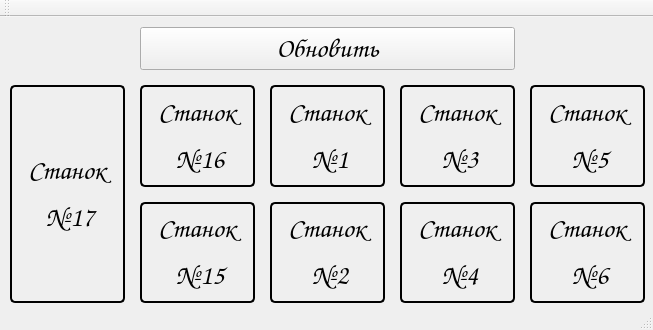
<?xml version="1.0" encoding="UTF-8"?>
<ui version="4.0">
 <class>MainWindow</class>
 <widget class="QMainWindow" name="MainWindow">
  <property name="geometry">
   <rect>
    <x>0</x>
    <y>0</y>
    <width>653</width>
    <height>330</height>
   </rect>
  </property>
  <property name="sizePolicy">
   <sizepolicy hsizetype="Expanding" vsizetype="Expanding">
    <horstretch>0</horstretch>
    <verstretch>0</verstretch>
   </sizepolicy>
  </property>
  <property name="windowTitle">
   <string>Состояние станков цеха №2</string>
  </property>
  <property name="styleSheet">
   <string notr="true"/>
  </property>
  <widget class="QWidget" name="centralWidget">
   <layout class="QGridLayout" name="gridLayout">
    <property name="leftMargin">
     <number>10</number>
    </property>
    <property name="topMargin">
     <number>10</number>
    </property>
    <property name="rightMargin">
     <number>8</number>
    </property>
    <property name="bottomMargin">
     <number>5</number>
    </property>
    <property name="spacing">
     <number>15</number>
    </property>
    <item row="2" column="2">
     <widget class="QLabel" name="label_5">
      <property name="sizePolicy">
       <sizepolicy hsizetype="MinimumExpanding" vsizetype="Minimum">
        <horstretch>0</horstretch>
        <verstretch>0</verstretch>
       </sizepolicy>
      </property>
      <property name="font">
       <font>
        <family>Comic Sans MS</family>
        <pointsize>20</pointsize>
        <weight>50</weight>
        <bold>false</bold>
       </font>
      </property>
      <property name="contextMenuPolicy">
       <enum>Qt::DefaultContextMenu</enum>
      </property>
      <property name="autoFillBackground">
       <bool>false</bool>
      </property>
      <property name="styleSheet">
       <string notr="true">border-style: outset;
border-width: 2px;
border-radius: 5px;
border-color: rgb(0, 0, 0);</string>
      </property>
      <property name="frameShape">
       <enum>QFrame::Panel</enum>
      </property>
      <property name="frameShadow">
       <enum>QFrame::Plain</enum>
      </property>
      <property name="text">
       <string>&lt;html&gt;&lt;head/&gt;&lt;body&gt;&lt;p align=&quot;center&quot;&gt;Станок &lt;/p&gt;&lt;p align=&quot;center&quot;&gt;№2&lt;/p&gt;&lt;/body&gt;&lt;/html&gt;</string>
      </property>
      <property name="textFormat">
       <enum>Qt::AutoText</enum>
      </property>
     </widget>
    </item>
    <item row="0" column="1" colspan="3">
     <widget class="QPushButton" name="pushButton">
      <property name="sizePolicy">
       <sizepolicy hsizetype="Minimum" vsizetype="Fixed">
        <horstretch>0</horstretch>
        <verstretch>0</verstretch>
       </sizepolicy>
      </property>
      <property name="font">
       <font>
        <family>Comic Sans MS</family>
        <pointsize>20</pointsize>
        <stylestrategy>PreferDefault</stylestrategy>
       </font>
      </property>
      <property name="mouseTracking">
       <bool>false</bool>
      </property>
      <property name="tabletTracking">
       <bool>false</bool>
      </property>
      <property name="focusPolicy">
       <enum>Qt::StrongFocus</enum>
      </property>
      <property name="contextMenuPolicy">
       <enum>Qt::NoContextMenu</enum>
      </property>
      <property name="styleSheet">
       <string notr="true">border-width: 2px</string>
      </property>
      <property name="text">
       <string>Обновить</string>
      </property>
      <property name="autoRepeatDelay">
       <number>300</number>
      </property>
      <property name="autoDefault">
       <bool>false</bool>
      </property>
     </widget>
    </item>
    <item row="1" column="4">
     <widget class="QLabel" name="label_8">
      <property name="sizePolicy">
       <sizepolicy hsizetype="MinimumExpanding" vsizetype="Minimum">
        <horstretch>0</horstretch>
        <verstretch>0</verstretch>
       </sizepolicy>
      </property>
      <property name="font">
       <font>
        <family>Comic Sans MS</family>
        <pointsize>20</pointsize>
        <weight>50</weight>
        <bold>false</bold>
       </font>
      </property>
      <property name="contextMenuPolicy">
       <enum>Qt::DefaultContextMenu</enum>
      </property>
      <property name="autoFillBackground">
       <bool>false</bool>
      </property>
      <property name="styleSheet">
       <string notr="true">border-style: outset;
border-width: 2px;
border-radius: 5px;
border-color: rgb(0, 0, 0);</string>
      </property>
      <property name="frameShape">
       <enum>QFrame::Panel</enum>
      </property>
      <property name="frameShadow">
       <enum>QFrame::Plain</enum>
      </property>
      <property name="text">
       <string>&lt;html&gt;&lt;head/&gt;&lt;body&gt;&lt;p align=&quot;center&quot;&gt;Станок &lt;/p&gt;&lt;p align=&quot;center&quot;&gt;№5&lt;/p&gt;&lt;/body&gt;&lt;/html&gt;</string>
      </property>
      <property name="textFormat">
       <enum>Qt::AutoText</enum>
      </property>
     </widget>
    </item>
    <item row="1" column="1">
     <widget class="QLabel" name="label_2">
      <property name="sizePolicy">
       <sizepolicy hsizetype="MinimumExpanding" vsizetype="Minimum">
        <horstretch>0</horstretch>
        <verstretch>0</verstretch>
       </sizepolicy>
      </property>
      <property name="font">
       <font>
        <family>Comic Sans MS</family>
        <pointsize>20</pointsize>
        <weight>50</weight>
        <bold>false</bold>
       </font>
      </property>
      <property name="contextMenuPolicy">
       <enum>Qt::DefaultContextMenu</enum>
      </property>
      <property name="autoFillBackground">
       <bool>false</bool>
      </property>
      <property name="styleSheet">
       <string notr="true">border-style: outset;
border-width: 2px;
border-radius: 5px;
border-color: rgb(0, 0, 0);</string>
      </property>
      <property name="frameShape">
       <enum>QFrame::Panel</enum>
      </property>
      <property name="frameShadow">
       <enum>QFrame::Plain</enum>
      </property>
      <property name="text">
       <string>&lt;html&gt;&lt;head/&gt;&lt;body&gt;&lt;p align=&quot;center&quot;&gt;Станок &lt;/p&gt;&lt;p align=&quot;center&quot;&gt;№16&lt;/p&gt;&lt;/body&gt;&lt;/html&gt;</string>
      </property>
      <property name="textFormat">
       <enum>Qt::AutoText</enum>
      </property>
     </widget>
    </item>
    <item row="2" column="4">
     <widget class="QLabel" name="label_9">
      <property name="sizePolicy">
       <sizepolicy hsizetype="MinimumExpanding" vsizetype="Minimum">
        <horstretch>0</horstretch>
        <verstretch>0</verstretch>
       </sizepolicy>
      </property>
      <property name="font">
       <font>
        <family>Comic Sans MS</family>
        <pointsize>20</pointsize>
        <weight>50</weight>
        <bold>false</bold>
       </font>
      </property>
      <property name="contextMenuPolicy">
       <enum>Qt::DefaultContextMenu</enum>
      </property>
      <property name="autoFillBackground">
       <bool>false</bool>
      </property>
      <property name="styleSheet">
       <string notr="true">border-style: outset;
border-width: 2px;
border-radius: 5px;
border-color: rgb(0, 0, 0);</string>
      </property>
      <property name="frameShape">
       <enum>QFrame::Panel</enum>
      </property>
      <property name="frameShadow">
       <enum>QFrame::Plain</enum>
      </property>
      <property name="text">
       <string>&lt;html&gt;&lt;head/&gt;&lt;body&gt;&lt;p align=&quot;center&quot;&gt;Станок &lt;/p&gt;&lt;p align=&quot;center&quot;&gt;№6&lt;/p&gt;&lt;/body&gt;&lt;/html&gt;</string>
      </property>
      <property name="textFormat">
       <enum>Qt::AutoText</enum>
      </property>
     </widget>
    </item>
    <item row="2" column="1">
     <widget class="QLabel" name="label_3">
      <property name="sizePolicy">
       <sizepolicy hsizetype="MinimumExpanding" vsizetype="Minimum">
        <horstretch>0</horstretch>
        <verstretch>0</verstretch>
       </sizepolicy>
      </property>
      <property name="font">
       <font>
        <family>Comic Sans MS</family>
        <pointsize>20</pointsize>
        <weight>50</weight>
        <bold>false</bold>
       </font>
      </property>
      <property name="contextMenuPolicy">
       <enum>Qt::DefaultContextMenu</enum>
      </property>
      <property name="autoFillBackground">
       <bool>false</bool>
      </property>
      <property name="styleSheet">
       <string notr="true">border-style: outset;
border-width: 2px;
border-radius: 5px;
border-color: rgb(0, 0, 0);</string>
      </property>
      <property name="frameShape">
       <enum>QFrame::Panel</enum>
      </property>
      <property name="frameShadow">
       <enum>QFrame::Plain</enum>
      </property>
      <property name="text">
       <string>&lt;html&gt;&lt;head/&gt;&lt;body&gt;&lt;p align=&quot;center&quot;&gt;Станок &lt;/p&gt;&lt;p align=&quot;center&quot;&gt;№15&lt;/p&gt;&lt;/body&gt;&lt;/html&gt;</string>
      </property>
      <property name="textFormat">
       <enum>Qt::AutoText</enum>
      </property>
     </widget>
    </item>
    <item row="1" column="0" rowspan="2">
     <widget class="QLabel" name="label_1">
      <property name="sizePolicy">
       <sizepolicy hsizetype="MinimumExpanding" vsizetype="Minimum">
        <horstretch>0</horstretch>
        <verstretch>0</verstretch>
       </sizepolicy>
      </property>
      <property name="font">
       <font>
        <family>Comic Sans MS</family>
        <pointsize>20</pointsize>
        <weight>50</weight>
        <bold>false</bold>
       </font>
      </property>
      <property name="contextMenuPolicy">
       <enum>Qt::DefaultContextMenu</enum>
      </property>
      <property name="autoFillBackground">
       <bool>false</bool>
      </property>
      <property name="styleSheet">
       <string notr="true">border-style: outset;
border-width: 2px;
border-radius: 5px;
border-color: rgb(0, 0, 0);</string>
      </property>
      <property name="frameShape">
       <enum>QFrame::Panel</enum>
      </property>
      <property name="frameShadow">
       <enum>QFrame::Plain</enum>
      </property>
      <property name="text">
       <string>&lt;!DOCTYPE HTML PUBLIC &quot;-//W3C//DTD HTML 4.0//EN&quot; &quot;http://www.w3.org/TR/REC-html40/strict.dtd&quot;&gt;
&lt;html&gt;&lt;head&gt;&lt;meta name=&quot;qrichtext&quot; content=&quot;1&quot; /&gt;&lt;style type=&quot;text/css&quot;&gt;
p, li { white-space: pre-wrap; }
&lt;/style&gt;&lt;/head&gt;&lt;body style=&quot; font-family:'Comic Sans MS'; font-size:20pt; font-weight:400; font-style:normal;&quot;&gt;
&lt;p align=&quot;center&quot; style=&quot; margin-top:12px; margin-bottom:12px; margin-left:0px; margin-right:0px; -qt-block-indent:0; text-indent:0px;&quot;&gt;Станок &lt;/p&gt;
&lt;p align=&quot;center&quot; style=&quot; margin-top:12px; margin-bottom:12px; margin-left:0px; margin-right:0px; -qt-block-indent:0; text-indent:0px;&quot;&gt;№17&lt;/p&gt;&lt;/body&gt;&lt;/html&gt;</string>
      </property>
      <property name="textFormat">
       <enum>Qt::AutoText</enum>
      </property>
     </widget>
    </item>
    <item row="1" column="3">
     <widget class="QLabel" name="label_6">
      <property name="sizePolicy">
       <sizepolicy hsizetype="MinimumExpanding" vsizetype="Minimum">
        <horstretch>0</horstretch>
        <verstretch>0</verstretch>
       </sizepolicy>
      </property>
      <property name="font">
       <font>
        <family>Comic Sans MS</family>
        <pointsize>20</pointsize>
        <weight>50</weight>
        <bold>false</bold>
       </font>
      </property>
      <property name="contextMenuPolicy">
       <enum>Qt::DefaultContextMenu</enum>
      </property>
      <property name="autoFillBackground">
       <bool>false</bool>
      </property>
      <property name="styleSheet">
       <string notr="true">border-style: outset;
border-width: 2px;
border-radius: 5px;
border-color: rgb(0, 0, 0);</string>
      </property>
      <property name="frameShape">
       <enum>QFrame::Panel</enum>
      </property>
      <property name="frameShadow">
       <enum>QFrame::Plain</enum>
      </property>
      <property name="text">
       <string>&lt;html&gt;&lt;head/&gt;&lt;body&gt;&lt;p align=&quot;center&quot;&gt;Станок &lt;/p&gt;&lt;p align=&quot;center&quot;&gt;№3&lt;/p&gt;&lt;/body&gt;&lt;/html&gt;</string>
      </property>
      <property name="textFormat">
       <enum>Qt::AutoText</enum>
      </property>
     </widget>
    </item>
    <item row="2" column="3">
     <widget class="QLabel" name="label_7">
      <property name="sizePolicy">
       <sizepolicy hsizetype="MinimumExpanding" vsizetype="Minimum">
        <horstretch>0</horstretch>
        <verstretch>0</verstretch>
       </sizepolicy>
      </property>
      <property name="font">
       <font>
        <family>Comic Sans MS</family>
        <pointsize>20</pointsize>
        <weight>50</weight>
        <bold>false</bold>
       </font>
      </property>
      <property name="contextMenuPolicy">
       <enum>Qt::DefaultContextMenu</enum>
      </property>
      <property name="autoFillBackground">
       <bool>false</bool>
      </property>
      <property name="styleSheet">
       <string notr="true">border-style: outset;
border-width: 2px;
border-radius: 5px;
border-color: rgb(0, 0, 0);</string>
      </property>
      <property name="frameShape">
       <enum>QFrame::Panel</enum>
      </property>
      <property name="frameShadow">
       <enum>QFrame::Plain</enum>
      </property>
      <property name="text">
       <string>&lt;html&gt;&lt;head/&gt;&lt;body&gt;&lt;p align=&quot;center&quot;&gt;Станок &lt;/p&gt;&lt;p align=&quot;center&quot;&gt;№4&lt;/p&gt;&lt;/body&gt;&lt;/html&gt;</string>
      </property>
      <property name="textFormat">
       <enum>Qt::AutoText</enum>
      </property>
     </widget>
    </item>
    <item row="1" column="2">
     <widget class="QLabel" name="label_4">
      <property name="sizePolicy">
       <sizepolicy hsizetype="MinimumExpanding" vsizetype="Minimum">
        <horstretch>0</horstretch>
        <verstretch>0</verstretch>
       </sizepolicy>
      </property>
      <property name="font">
       <font>
        <family>Comic Sans MS</family>
        <pointsize>20</pointsize>
        <weight>50</weight>
        <bold>false</bold>
       </font>
      </property>
      <property name="contextMenuPolicy">
       <enum>Qt::DefaultContextMenu</enum>
      </property>
      <property name="autoFillBackground">
       <bool>false</bool>
      </property>
      <property name="styleSheet">
       <string notr="true">border-style: outset;
border-width: 2px;
border-radius: 5px;
border-color: rgb(0, 0, 0);</string>
      </property>
      <property name="frameShape">
       <enum>QFrame::Panel</enum>
      </property>
      <property name="frameShadow">
       <enum>QFrame::Plain</enum>
      </property>
      <property name="text">
       <string>&lt;html&gt;&lt;head/&gt;&lt;body&gt;&lt;p align=&quot;center&quot;&gt;Станок &lt;/p&gt;&lt;p align=&quot;center&quot;&gt;№1&lt;/p&gt;&lt;/body&gt;&lt;/html&gt;</string>
      </property>
      <property name="textFormat">
       <enum>Qt::AutoText</enum>
      </property>
     </widget>
    </item>
   </layout>
  </widget>
  <widget class="QMenuBar" name="menuBar">
   <property name="geometry">
    <rect>
     <x>0</x>
     <y>0</y>
     <width>653</width>
     <height>21</height>
    </rect>
   </property>
  </widget>
  <widget class="QToolBar" name="mainToolBar">
   <property name="enabled">
    <bool>false</bool>
   </property>
   <attribute name="toolBarArea">
    <enum>TopToolBarArea</enum>
   </attribute>
   <attribute name="toolBarBreak">
    <bool>false</bool>
   </attribute>
  </widget>
  <widget class="QStatusBar" name="statusBar">
   <property name="font">
    <font>
     <family>Comic Sans MS</family>
    </font>
   </property>
   <property name="focusPolicy">
    <enum>Qt::NoFocus</enum>
   </property>
   <property name="styleSheet">
    <string notr="true"/>
   </property>
  </widget>
 </widget>
 <layoutdefault spacing="6" margin="11"/>
 <resources/>
 <connections/>
</ui>
